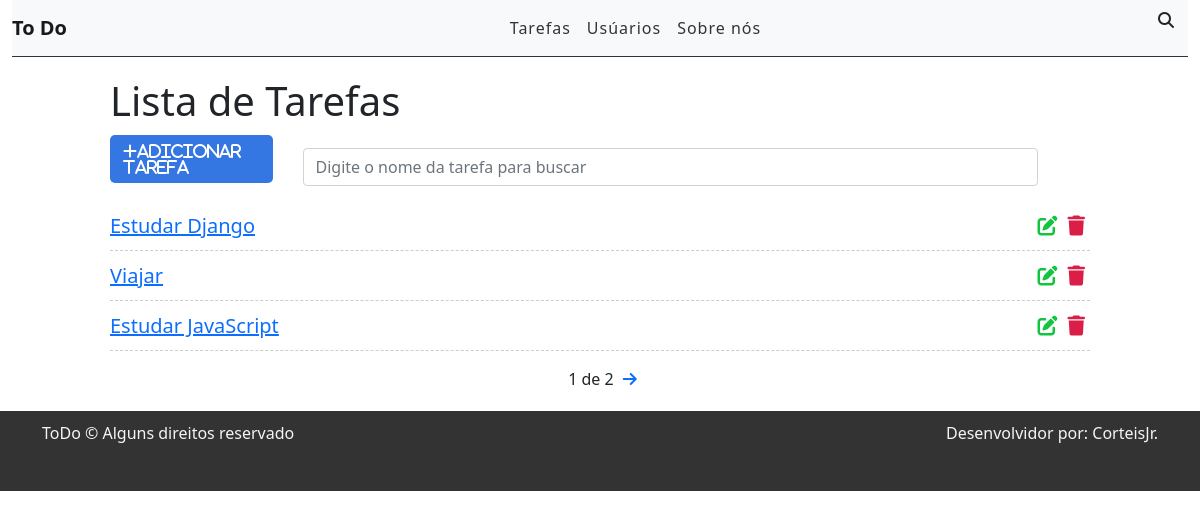
Before: / with the older database file.
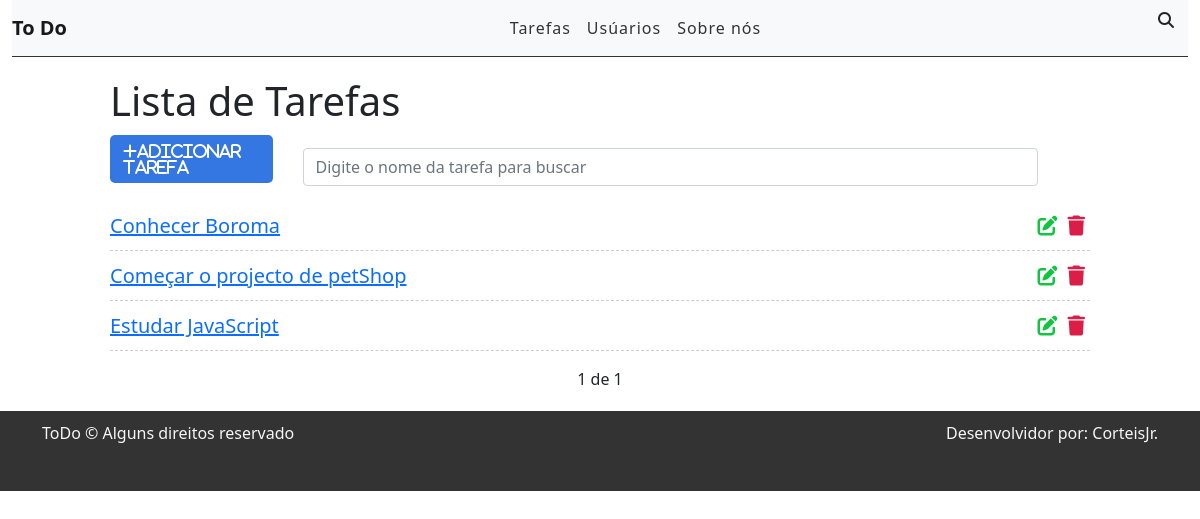
After: the same page with the newer database file.
### tasks/models.py (models this page shows, shortened)
class Task(models.Model):
    STATUS = (
        ('doing', 'Doing'),
        ('done', 'Done'),
    )
    title = models.CharField(max_length=255)
    description = models.TextField()
    done = models.CharField(
        max_length=5,
        choices=STATUS,
    )
    create_at = models.DateTimeField(auto_now_add=True)
    update_at = models.DateTimeField(auto_now=True)

### tasks/views.py (the view)
# urls.py: path('', views.taskList, name='tas-kList'),
def taskList(request):
    tasks_list = Task.objects.all().order_by("-create_at")
    paginator = Paginator(tasks_list, 3)
    page = request.GET.get('page')
    tasks = paginator.get_page(page)
    return render(request, 'tasks/list.html', {'tasks': tasks})

### tasks/templates/tasks/list.html (shortened to what this page needs)
{% extends 'base.html' %}
{% block content %}
<div class="offset-1 col-10 list-div">
    <h1>Lista de Tarefas</h1>
    <a id="add-link" href="newtask/">
    <div class="col-2 add-div">
        <i class="fas fa-plus">Adicionar Tarefa</i>
    </div>
    </a>
    <div class="col-9 search-div">
        <input class="form-control" type="search" name="search" placeholder="Digite o nome da tarefa para buscar">
        <i class="fas fa-search"></i>
    </div>
    <ul class="task-list">
        {% for task in tasks %}
        <li class="task-item">
            <span> <a href="/task/{{task.id}}">{{task.title}}</a></span>
            <a href="delete/{{task.id}}" class="delete-btn"><span><i class="fas fa-trash"></i></span></a>
            <a href="edit/{{task.id}}"><span><i class="fas fa-edit"></i></span></a>
        </li>
        {% endfor %}
    </ul>
    <div class="pagination">
        <span class="step-links">
            <span class="current">
                {{ tasks.number}} de {{ tasks.paginator.num_pages}}
            </span>
            {% if tasks.has_next %}
                <a href="?page={{ tasks.next_page_number }}"><i class="fas fa-arrow-right"></i></a>
            {% endif %}
        </span>
    </div>
</div>
{% endblock %}

### tasks/templates/base.html (shortened to what this page needs)
{% load static %}
<html lang="en">
<head>
    <link rel="stylesheet" href="{% static 'css/styles.css' %}">
<link href="https://cdn.jsdelivr.net/npm/bootstrap@5.1.3/dist/css/bootstrap.min.css" rel="stylesheet">
</head>
<body>
    <div class="container-fluid">
        <nav class="navbar navbar-expand-lg navbar-light bg-light">
            <a class="navbar-brand" href="/">To Do</a>
            <div class="collapse navbar-collapse" id="navbarSupportedContent">
              <ul class="navbar-nav mr-auto">
                <li class="nav-item active">
                  <a class="nav-link" href="#">Tarefas</a>
                </li>
                <li class="nav-item active">
                  <a class="nav-link" href="#">Usúarios</a>
                </li>
                <li class="nav-item active">
                  <a class="nav-link" href="#">Sobre nós</a>
                </li>
              </ul>
            </div>
        </nav>
        {% block content %}
        {% endblock %}
    </div>
    <footer>
      <div class="d-flex justify-content-between container">
        <p>ToDo &copy; Alguns direitos reservado</p>
        <p>Desenvolvidor por: CorteisJr.</p>
      </div>
    </footer>
</body>
</html>

### tasks/static/css/styles.css (style rules this page uses)
.container-fluid { padding: 0; }
.navbar { border-bottom: 1px solid #333; margin-bottom: 20px; }
.navbar-nav { margin: auto; }
.navbar-brand { font-weight: bold; }
.navbar-light .navbar-nav a.nav-link { color:#333; letter-spacing: 1px; }
#add-link { text-decoration: none; }
.add-div { background-color: #3476e2; cursor: pointer; display: inline-block; color: #FFF; padding: 8px; border-radius: 5px; margin-right: 25px; }
.fas.fa-plus { color: #fff; margin-right: 10px; margin-left: 5px; }
.fas.fa-search { position: absolute; top: 12px; right: 26px; }
.search-div { padding: 0px; margin-top: 15px; margin-bottom: 15px; display: inline-block; }
.list-div { padding: 0; }
.task-list { padding-left: 0; }
.task-item { list-style: none; font-size: 20px; height: 50px; padding-top: 10px; border-bottom: 1px dashed #ccc; }
.fas.fa-trash, .fas.fa-edit { cursor: pointer; margin: 5px; font-size: 20px; float: right; }
.fas.fa-trash { color: #db1e47; }
.fas.fa-edit { color: #13c43f; }
footer { background-color: #333; height: 80px; }
footer p { color: #f5f5f5; text-align: center; margin-top: 10px; }
.pagination { margin-bottom: 20px; }
.step-links { position: relative; margin-left: auto; margin-right: auto; }
.step-links .current { margin-left: 5px; margin-right: 5px; }

Changed rows visible on the page:
removed Task: title "Estudar Django"
removed Task: title "Viajar"
added Task: title "Conhecer Boroma"
added Task: title "Começar o projecto de petShop"
Other visible differences:
{{ tasks.paginator.num_pages }}: "2" → "1"
